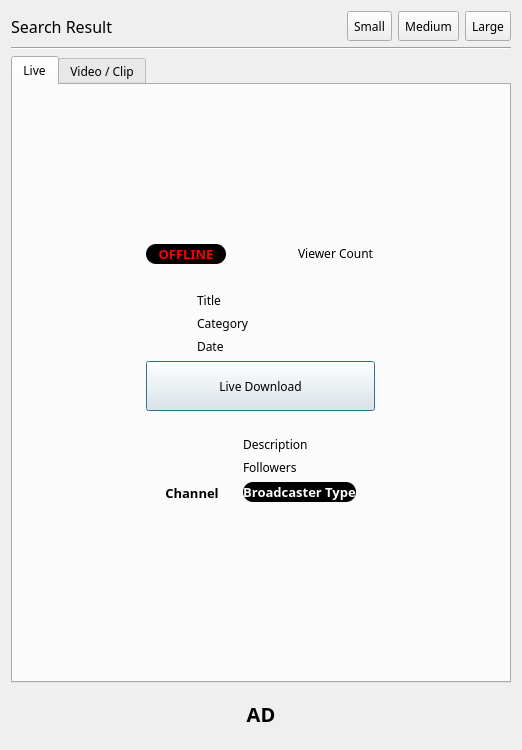
<?xml version="1.0" encoding="UTF-8"?>
<ui version="4.0">
 <class>Dialog</class>
 <widget class="QDialog" name="Dialog">
  <property name="geometry">
   <rect>
    <x>0</x>
    <y>0</y>
    <width>522</width>
    <height>750</height>
   </rect>
  </property>
  <property name="sizePolicy">
   <sizepolicy hsizetype="Fixed" vsizetype="Fixed">
    <horstretch>0</horstretch>
    <verstretch>0</verstretch>
   </sizepolicy>
  </property>
  <property name="font">
   <font>
    <family>Arial Rounded MT Bold</family>
   </font>
  </property>
  <property name="windowTitle">
   <string>Search Result</string>
  </property>
  <property name="locale">
   <locale language="English" country="UnitedStates"/>
  </property>
  <layout class="QVBoxLayout" name="DialogLayout">
   <item>
    <layout class="QHBoxLayout" name="titleAreaLayout">
     <item>
      <widget class="QLabel" name="window_title">
       <property name="sizePolicy">
        <sizepolicy hsizetype="Preferred" vsizetype="Minimum">
         <horstretch>0</horstretch>
         <verstretch>0</verstretch>
        </sizepolicy>
       </property>
       <property name="font">
        <font>
         <pointsize>12</pointsize>
        </font>
       </property>
       <property name="text">
        <string>Search Result</string>
       </property>
      </widget>
     </item>
     <item>
      <widget class="QWidget" name="windowSizeArea" native="true">
       <property name="sizePolicy">
        <sizepolicy hsizetype="Fixed" vsizetype="Preferred">
         <horstretch>0</horstretch>
         <verstretch>0</verstretch>
        </sizepolicy>
       </property>
       <layout class="QHBoxLayout" name="windowSizeAreaLayout">
        <property name="leftMargin">
         <number>0</number>
        </property>
        <property name="topMargin">
         <number>0</number>
        </property>
        <property name="rightMargin">
         <number>0</number>
        </property>
        <property name="bottomMargin">
         <number>0</number>
        </property>
        <item>
         <widget class="QToolButton" name="smallWindow">
          <property name="minimumSize">
           <size>
            <width>0</width>
            <height>30</height>
           </size>
          </property>
          <property name="text">
           <string>Small</string>
          </property>
         </widget>
        </item>
        <item>
         <widget class="QToolButton" name="mediumWindow">
          <property name="minimumSize">
           <size>
            <width>0</width>
            <height>30</height>
           </size>
          </property>
          <property name="text">
           <string>Medium</string>
          </property>
         </widget>
        </item>
        <item>
         <widget class="QToolButton" name="largeWindow">
          <property name="minimumSize">
           <size>
            <width>0</width>
            <height>30</height>
           </size>
          </property>
          <property name="text">
           <string>Large</string>
          </property>
         </widget>
        </item>
       </layout>
      </widget>
     </item>
    </layout>
   </item>
   <item>
    <widget class="Line" name="line">
     <property name="orientation">
      <enum>Qt::Horizontal</enum>
     </property>
    </widget>
   </item>
   <item>
    <widget class="QTabWidget" name="tabWidget">
     <property name="currentIndex">
      <number>0</number>
     </property>
     <widget class="QWidget" name="live">
      <attribute name="title">
       <string>Live</string>
      </attribute>
      <layout class="QVBoxLayout" name="liveLayout">
       <item alignment="Qt::AlignHCenter">
        <widget class="QWidget" name="videoFrame" native="true">
         <property name="sizePolicy">
          <sizepolicy hsizetype="Preferred" vsizetype="Preferred">
           <horstretch>0</horstretch>
           <verstretch>0</verstretch>
          </sizepolicy>
         </property>
         <property name="minimumSize">
          <size>
           <width>0</width>
           <height>0</height>
          </size>
         </property>
         <layout class="QVBoxLayout" name="videoFrameLayout">
          <property name="sizeConstraint">
           <enum>QLayout::SetFixedSize</enum>
          </property>
          <property name="leftMargin">
           <number>0</number>
          </property>
          <property name="topMargin">
           <number>0</number>
          </property>
          <property name="rightMargin">
           <number>0</number>
          </property>
          <property name="bottomMargin">
           <number>0</number>
          </property>
          <item>
           <widget class="QWidget" name="liveArea" native="true">
            <property name="sizePolicy">
             <sizepolicy hsizetype="Preferred" vsizetype="Fixed">
              <horstretch>0</horstretch>
              <verstretch>0</verstretch>
             </sizepolicy>
            </property>
            <layout class="QHBoxLayout" name="liveAreaLayout">
             <property name="leftMargin">
              <number>0</number>
             </property>
             <property name="topMargin">
              <number>0</number>
             </property>
             <property name="rightMargin">
              <number>0</number>
             </property>
             <property name="bottomMargin">
              <number>0</number>
             </property>
             <item>
              <widget class="QLabel" name="liveLabel">
               <property name="sizePolicy">
                <sizepolicy hsizetype="Fixed" vsizetype="Fixed">
                 <horstretch>0</horstretch>
                 <verstretch>0</verstretch>
                </sizepolicy>
               </property>
               <property name="minimumSize">
                <size>
                 <width>80</width>
                 <height>20</height>
                </size>
               </property>
               <property name="sizeIncrement">
                <size>
                 <width>0</width>
                 <height>0</height>
                </size>
               </property>
               <property name="font">
                <font>
                 <family>Arial Rounded MT Bold</family>
                 <pointsize>10</pointsize>
                 <weight>75</weight>
                 <bold>true</bold>
                 <kerning>true</kerning>
                </font>
               </property>
               <property name="styleSheet">
                <string notr="true">color: rgb(255, 0, 0);
background-color: rgb(0, 0, 0);
border-radius: 10px;</string>
               </property>
               <property name="lineWidth">
                <number>1</number>
               </property>
               <property name="text">
                <string>OFFLINE</string>
               </property>
               <property name="alignment">
                <set>Qt::AlignCenter</set>
               </property>
               <property name="margin">
                <number>0</number>
               </property>
              </widget>
             </item>
             <item>
              <spacer name="horizontalSpacer">
               <property name="orientation">
                <enum>Qt::Horizontal</enum>
               </property>
               <property name="sizeHint" stdset="0">
                <size>
                 <width>40</width>
                 <height>20</height>
                </size>
               </property>
              </spacer>
             </item>
             <item>
              <widget class="QLabel" name="viewer_count">
               <property name="sizePolicy">
                <sizepolicy hsizetype="Fixed" vsizetype="Fixed">
                 <horstretch>0</horstretch>
                 <verstretch>0</verstretch>
                </sizepolicy>
               </property>
               <property name="text">
                <string>Viewer Count</string>
               </property>
              </widget>
             </item>
            </layout>
           </widget>
          </item>
          <item>
           <widget class="QLabel" name="preview_image">
            <property name="sizePolicy">
             <sizepolicy hsizetype="Preferred" vsizetype="Preferred">
              <horstretch>0</horstretch>
              <verstretch>0</verstretch>
             </sizepolicy>
            </property>
            <property name="maximumSize">
             <size>
              <width>480</width>
              <height>270</height>
             </size>
            </property>
            <property name="text">
             <string/>
            </property>
            <property name="pixmap">
             <pixmap>../img/offline_image.png</pixmap>
            </property>
            <property name="scaledContents">
             <bool>true</bool>
            </property>
            <property name="alignment">
             <set>Qt::AlignCenter</set>
            </property>
           </widget>
          </item>
          <item>
           <widget class="QWidget" name="infoArea" native="true">
            <property name="sizePolicy">
             <sizepolicy hsizetype="Preferred" vsizetype="Fixed">
              <horstretch>0</horstretch>
              <verstretch>0</verstretch>
             </sizepolicy>
            </property>
            <layout class="QHBoxLayout" name="infoAreaLayout">
             <property name="leftMargin">
              <number>0</number>
             </property>
             <property name="topMargin">
              <number>0</number>
             </property>
             <property name="rightMargin">
              <number>0</number>
             </property>
             <property name="bottomMargin">
              <number>0</number>
             </property>
             <item>
              <widget class="QLabel" name="category_image">
               <property name="sizePolicy">
                <sizepolicy hsizetype="Fixed" vsizetype="Fixed">
                 <horstretch>0</horstretch>
                 <verstretch>0</verstretch>
                </sizepolicy>
               </property>
               <property name="maximumSize">
                <size>
                 <width>45</width>
                 <height>60</height>
                </size>
               </property>
               <property name="text">
                <string/>
               </property>
               <property name="pixmap">
                <pixmap>../img/category.jpg</pixmap>
               </property>
               <property name="scaledContents">
                <bool>true</bool>
               </property>
               <property name="alignment">
                <set>Qt::AlignCenter</set>
               </property>
              </widget>
             </item>
             <item>
              <widget class="QWidget" name="metaArea" native="true">
               <layout class="QVBoxLayout" name="metaAreaLayout">
                <property name="leftMargin">
                 <number>0</number>
                </property>
                <property name="topMargin">
                 <number>0</number>
                </property>
                <property name="rightMargin">
                 <number>0</number>
                </property>
                <property name="bottomMargin">
                 <number>0</number>
                </property>
                <item>
                 <widget class="QLabel" name="title">
                  <property name="text">
                   <string>Title</string>
                  </property>
                 </widget>
                </item>
                <item>
                 <widget class="QLabel" name="category">
                  <property name="text">
                   <string>Category</string>
                  </property>
                 </widget>
                </item>
                <item>
                 <widget class="QLabel" name="started_at">
                  <property name="text">
                   <string>Date</string>
                  </property>
                 </widget>
                </item>
               </layout>
              </widget>
             </item>
            </layout>
           </widget>
          </item>
          <item>
           <widget class="QPushButton" name="liveDownload">
            <property name="minimumSize">
             <size>
              <width>0</width>
              <height>50</height>
             </size>
            </property>
            <property name="text">
             <string>Live Download</string>
            </property>
           </widget>
          </item>
          <item>
           <widget class="QWidget" name="channelInfo" native="true">
            <layout class="QHBoxLayout" name="channelInfoLayout">
             <property name="leftMargin">
              <number>10</number>
             </property>
             <property name="topMargin">
              <number>10</number>
             </property>
             <property name="rightMargin">
              <number>10</number>
             </property>
             <property name="bottomMargin">
              <number>10</number>
             </property>
             <item>
              <widget class="QWidget" name="profileArea" native="true">
               <property name="sizePolicy">
                <sizepolicy hsizetype="Fixed" vsizetype="Preferred">
                 <horstretch>0</horstretch>
                 <verstretch>0</verstretch>
                </sizepolicy>
               </property>
               <layout class="QVBoxLayout" name="profileAreaLayout">
                <item>
                 <widget class="QLabel" name="profile_image">
                  <property name="sizePolicy">
                   <sizepolicy hsizetype="Fixed" vsizetype="Fixed">
                    <horstretch>0</horstretch>
                    <verstretch>0</verstretch>
                   </sizepolicy>
                  </property>
                  <property name="maximumSize">
                   <size>
                    <width>100</width>
                    <height>100</height>
                   </size>
                  </property>
                  <property name="font">
                   <font>
                    <family>맑은 고딕</family>
                   </font>
                  </property>
                  <property name="styleSheet">
                   <string notr="true"/>
                  </property>
                  <property name="frameShape">
                   <enum>QFrame::NoFrame</enum>
                  </property>
                  <property name="frameShadow">
                   <enum>QFrame::Plain</enum>
                  </property>
                  <property name="text">
                   <string/>
                  </property>
                  <property name="pixmap">
                   <pixmap>../img/profile_image.png</pixmap>
                  </property>
                  <property name="scaledContents">
                   <bool>true</bool>
                  </property>
                  <property name="alignment">
                   <set>Qt::AlignLeading|Qt::AlignLeft|Qt::AlignVCenter</set>
                  </property>
                  <property name="margin">
                   <number>0</number>
                  </property>
                 </widget>
                </item>
                <item>
                 <widget class="QLabel" name="display_name">
                  <property name="sizePolicy">
                   <sizepolicy hsizetype="Preferred" vsizetype="Fixed">
                    <horstretch>0</horstretch>
                    <verstretch>0</verstretch>
                   </sizepolicy>
                  </property>
                  <property name="font">
                   <font>
                    <pointsize>10</pointsize>
                    <weight>75</weight>
                    <bold>true</bold>
                   </font>
                  </property>
                  <property name="text">
                   <string>Channel</string>
                  </property>
                  <property name="alignment">
                   <set>Qt::AlignCenter</set>
                  </property>
                 </widget>
                </item>
               </layout>
              </widget>
             </item>
             <item>
              <widget class="QWidget" name="channelMeta" native="true">
               <layout class="QVBoxLayout" name="channelMetaLayout">
                <item>
                 <widget class="QLabel" name="description">
                  <property name="text">
                   <string>Description</string>
                  </property>
                  <property name="wordWrap">
                   <bool>true</bool>
                  </property>
                 </widget>
                </item>
                <item>
                 <widget class="QLabel" name="followers">
                  <property name="text">
                   <string>Followers</string>
                  </property>
                 </widget>
                </item>
                <item>
                 <widget class="QLabel" name="broadcaster_type">
                  <property name="sizePolicy">
                   <sizepolicy hsizetype="Preferred" vsizetype="Fixed">
                    <horstretch>0</horstretch>
                    <verstretch>0</verstretch>
                   </sizepolicy>
                  </property>
                  <property name="minimumSize">
                   <size>
                    <width>0</width>
                    <height>20</height>
                   </size>
                  </property>
                  <property name="font">
                   <font>
                    <family>Arial Rounded MT Bold</family>
                    <pointsize>10</pointsize>
                    <weight>75</weight>
                    <bold>true</bold>
                   </font>
                  </property>
                  <property name="styleSheet">
                   <string notr="true">color: rgb(255, 255, 255);
background-color: rgb(0, 0, 0);
border-radius: 10px;</string>
                  </property>
                  <property name="text">
                   <string>Broadcaster Type</string>
                  </property>
                  <property name="alignment">
                   <set>Qt::AlignCenter</set>
                  </property>
                 </widget>
                </item>
               </layout>
              </widget>
             </item>
            </layout>
           </widget>
          </item>
         </layout>
        </widget>
       </item>
      </layout>
     </widget>
     <widget class="QWidget" name="vod">
      <attribute name="title">
       <string>Video / Clip</string>
      </attribute>
      <layout class="QVBoxLayout" name="vodLayout">
       <item>
        <widget class="QWidget" name="controlArea" native="true">
         <layout class="QHBoxLayout" name="controlAreaLayout">
          <property name="leftMargin">
           <number>0</number>
          </property>
          <property name="topMargin">
           <number>10</number>
          </property>
          <property name="rightMargin">
           <number>0</number>
          </property>
          <property name="bottomMargin">
           <number>10</number>
          </property>
          <item>
           <widget class="QLabel" name="channelVideosLabel">
            <property name="font">
             <font>
              <pointsize>12</pointsize>
             </font>
            </property>
            <property name="text">
             <string>Channel Videos</string>
            </property>
           </widget>
          </item>
          <item>
           <widget class="QComboBox" name="searchType">
            <property name="sizePolicy">
             <sizepolicy hsizetype="Fixed" vsizetype="Fixed">
              <horstretch>0</horstretch>
              <verstretch>0</verstretch>
             </sizepolicy>
            </property>
            <property name="minimumSize">
             <size>
              <width>80</width>
              <height>0</height>
             </size>
            </property>
           </widget>
          </item>
          <item>
           <widget class="QComboBox" name="sortOrFilter">
            <property name="sizePolicy">
             <sizepolicy hsizetype="Fixed" vsizetype="Fixed">
              <horstretch>0</horstretch>
              <verstretch>0</verstretch>
             </sizepolicy>
            </property>
            <property name="minimumSize">
             <size>
              <width>80</width>
              <height>0</height>
             </size>
            </property>
           </widget>
          </item>
         </layout>
        </widget>
       </item>
       <item>
        <widget class="QScrollArea" name="scrollArea">
         <property name="sizePolicy">
          <sizepolicy hsizetype="Preferred" vsizetype="Expanding">
           <horstretch>0</horstretch>
           <verstretch>0</verstretch>
          </sizepolicy>
         </property>
         <property name="minimumSize">
          <size>
           <width>0</width>
           <height>300</height>
          </size>
         </property>
         <property name="horizontalScrollBarPolicy">
          <enum>Qt::ScrollBarAlwaysOff</enum>
         </property>
         <property name="sizeAdjustPolicy">
          <enum>QAbstractScrollArea::AdjustToContents</enum>
         </property>
         <property name="widgetResizable">
          <bool>true</bool>
         </property>
         <property name="alignment">
          <set>Qt::AlignCenter</set>
         </property>
         <widget class="QWidget" name="scrollAreaWidgetContents">
          <property name="geometry">
           <rect>
            <x>0</x>
            <y>0</y>
            <width>478</width>
            <height>508</height>
           </rect>
          </property>
          <layout class="QVBoxLayout" name="scrollAreaWidgetContentsLayout">
           <property name="leftMargin">
            <number>0</number>
           </property>
           <property name="topMargin">
            <number>0</number>
           </property>
           <property name="rightMargin">
            <number>0</number>
           </property>
           <property name="bottomMargin">
            <number>0</number>
           </property>
           <item>
            <widget class="QWidget" name="videoArea" native="true">
             <layout class="QGridLayout" name="videoAreaLayout"/>
            </widget>
           </item>
           <item>
            <widget class="QLabel" name="noResultsLabel">
             <property name="sizePolicy">
              <sizepolicy hsizetype="Preferred" vsizetype="Fixed">
               <horstretch>0</horstretch>
               <verstretch>0</verstretch>
              </sizepolicy>
             </property>
             <property name="font">
              <font>
               <pointsize>12</pointsize>
              </font>
             </property>
             <property name="text">
              <string>No Results</string>
             </property>
             <property name="alignment">
              <set>Qt::AlignCenter</set>
             </property>
            </widget>
           </item>
          </layout>
         </widget>
        </widget>
       </item>
       <item>
        <widget class="QWidget" name="statusArea" native="true">
         <layout class="QHBoxLayout" name="statusAreaLayout">
          <property name="leftMargin">
           <number>0</number>
          </property>
          <property name="topMargin">
           <number>0</number>
          </property>
          <property name="rightMargin">
           <number>0</number>
          </property>
          <property name="bottomMargin">
           <number>0</number>
          </property>
          <item>
           <widget class="QLabel" name="statusLabel">
            <property name="sizePolicy">
             <sizepolicy hsizetype="Preferred" vsizetype="Preferred">
              <horstretch>0</horstretch>
              <verstretch>0</verstretch>
             </sizepolicy>
            </property>
            <property name="minimumSize">
             <size>
              <width>80</width>
              <height>0</height>
             </size>
            </property>
            <property name="text">
             <string>Status</string>
            </property>
           </widget>
          </item>
          <item>
           <widget class="QProgressBar" name="loadingProgress">
            <property name="value">
             <number>0</number>
            </property>
           </widget>
          </item>
         </layout>
        </widget>
       </item>
      </layout>
     </widget>
    </widget>
   </item>
   <item>
    <widget class="QWidget" name="adArea_1" native="true">
     <property name="sizePolicy">
      <sizepolicy hsizetype="Preferred" vsizetype="Fixed">
       <horstretch>0</horstretch>
       <verstretch>0</verstretch>
      </sizepolicy>
     </property>
     <layout class="QHBoxLayout" name="adAreaLayout_1">
      <property name="spacing">
       <number>0</number>
      </property>
      <property name="leftMargin">
       <number>0</number>
      </property>
      <property name="topMargin">
       <number>0</number>
      </property>
      <property name="rightMargin">
       <number>0</number>
      </property>
      <property name="bottomMargin">
       <number>0</number>
      </property>
      <item>
       <widget class="QLabel" name="ad_1">
        <property name="sizePolicy">
         <sizepolicy hsizetype="Fixed" vsizetype="Fixed">
          <horstretch>0</horstretch>
          <verstretch>0</verstretch>
         </sizepolicy>
        </property>
        <property name="minimumSize">
         <size>
          <width>320</width>
          <height>50</height>
         </size>
        </property>
        <property name="font">
         <font>
          <pointsize>15</pointsize>
          <weight>75</weight>
          <bold>true</bold>
         </font>
        </property>
        <property name="text">
         <string>AD</string>
        </property>
        <property name="alignment">
         <set>Qt::AlignCenter</set>
        </property>
       </widget>
      </item>
     </layout>
    </widget>
   </item>
  </layout>
 </widget>
 <resources/>
 <connections/>
</ui>
